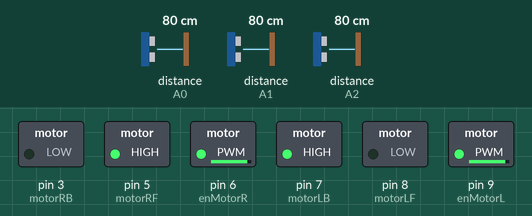
Recording of a sketch running on a simulated Arduino Uno, built with avr-gcc and run on an emulated ATmega328P. Shown: switched loads named in the sketch (green lamp = pin HIGH). The inputs (shaded band) are chosen by the test bench; at power-on: distance to the obstacle (sensors on A0, A1, A2) 80 cm.

Above: at 1.2 s.
1.3 s: distance to the obstacle (sensor on A0) set to 16 cm
2.8 s: distance to the obstacle (sensor on A0) set to 13 cm
At 3.8 s:
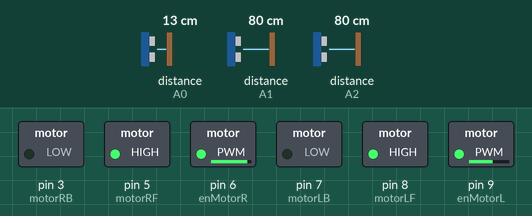
4.3 s: distance to the obstacle (sensor on A0) set to 2 cm
At 5.3 s:
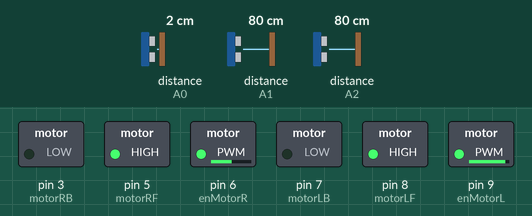
5.8 s: distance to the obstacle (sensor on A0) set to 18 cm
At 6.8 s:
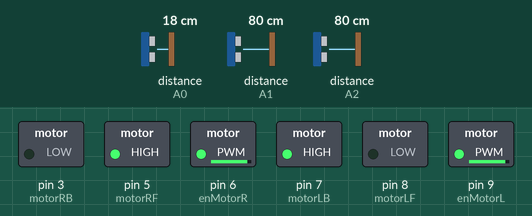
7.3 s: distance to the obstacle (sensor on A0) set to 4 cm
At 8.3 s:
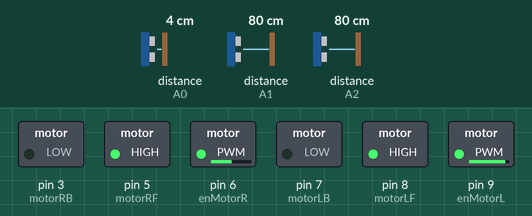
Timing chart, 0 to 9.8 s (numbered marks = the images above; inputs shaded):
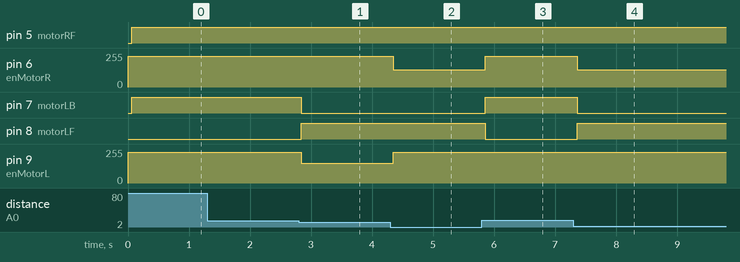

The sketch:

robussy_final_valid.ino
```cpp
//ROBUSSY (Robust Obstacle-Avoiding Bot Using Sensory Systems and Programming)
//MAZE RUNNING ROBOT W/ LEFT WALL FOLLOWING ALGORITHM

//IR SENSOR SETUP
#include <SharpIR.h>
#define model 1080 //sensor model
//input pins for each sensor
#define sensorFpin A1
#define sensorLpin A0
#define sensorRpin A2
//variables to store each sensors distance
int fDistance;
int lDistance;
int rDistance;
//new instance of the SharpIR class for each sensor
SharpIR sensorF = SharpIR(sensorFpin, model);
SharpIR sensorL = SharpIR(sensorLpin, model);
SharpIR sensorR = SharpIR(sensorRpin, model);

//MOTOR SETUP
//left motor pins
int enMotorL = 9; //left motor speed pin
int motorLF = 8; //left motor forward
int motorLB = 7; //left motor backward
//right motor pins
int enMotorR = 6; //right motor speed pin
int motorRF = 5; //right motor forward
int motorRB = 3; //right motor backward

//ADJUSTABLE VARIABLES
//sensor threshold
int thresholdLower = 8; //threshold of sensor distance input before direction needs updating, lower value
int thresholdMid = 10; //threshold of sensor distance input before direction needs updating, middle value
int thresholdUpper = 14; //threshold of sensor distance input before direction needs updating, higher value
//motor speed
int maxSpeed = 230;//used for forawrd
int rightCurveSpeed = 130;//used for curving right
int leftCurveSpeed = 150; //used for curving left
int stop = 0;

//OTHER VARIABLES
char newDir = 'S'; //robot direction control (set to STOP by default)
char currentDir; //stores current direction for comparison to new dir


void setup() {

  //set motor pins as output
  pinMode(motorLF, OUTPUT);
  pinMode(motorRF, OUTPUT);
  pinMode(motorLB, OUTPUT);
  pinMode(motorRB, OUTPUT);
  pinMode(enMotorR, OUTPUT);
  pinMode(enMotorL, OUTPUT);

  //set default speed of motors
  analogWrite(enMotorR, maxSpeed);
  analogWrite(enMotorL, maxSpeed);

  //set default state of motors
  digitalWrite(motorLF, LOW);
  digitalWrite(motorLB, LOW);
  digitalWrite(motorRF, LOW);
  digitalWrite(motorRB, LOW);
}

void loop() {

  checkSensors(); //check sensor values

  calculateAdjustment(); //calculate direction adjustement

  setDirection(); //apply adjustment

}

void checkSensors() { //checks sensor and stores distance
  fDistance = sensorF.distance();
  lDistance = sensorL.distance();
  rDistance = sensorR.distance();

}

void calculateAdjustment() { //calclates next adjustment for following left wall, all conditions are in a priortity order
  // if (fDistance < thresholdMid && lDistance < thresholdMid && rDistance < thresholdMid) {
  //    newDir = 'S';
  if (fDistance < thresholdLower) {
    newDir = 'R'; // Turn right if front is blocked
  } else if (lDistance < thresholdMid) {
    newDir = 'r'; // curve right if too close to the left wall
  } else if (lDistance > thresholdUpper) {
    newDir = 'L'; // turn left if not next to left wall
  } else if (lDistance > thresholdMid) {
    newDir = 'l'; // curve left if too far from the left wall
  } else {
    newDir = 'F'; // Move forward if no obstacles are detected
  }
}

void setDirection() {
  if (newDir == currentDir) { //prevent direction from setting if already set
    ; //do nothing
  }
  else if (newDir == 'F') { //forward
    analogWrite(enMotorR, maxSpeed); //speed right
    analogWrite(enMotorL, maxSpeed);  //speed left
    digitalWrite(motorLF, HIGH); //left forward
    digitalWrite(motorLB, LOW);
    digitalWrite(motorRF, HIGH); //right forward
    digitalWrite(motorRB, LOW);

  }
  else if (newDir == 'S') { //stop
    analogWrite(enMotorR, stop); //speed right
    analogWrite(enMotorL, stop);  //speed left
    digitalWrite(motorLF, LOW);
    digitalWrite(motorLB, LOW);
    digitalWrite(motorRF, LOW);
    digitalWrite(motorRB, LOW);

  }
  else if (newDir == 'L') { //left turn
    analogWrite(enMotorR, maxSpeed); //speed right
    analogWrite(enMotorL, maxSpeed);  //speed left
    digitalWrite(motorLF, LOW);
    digitalWrite(motorLB, HIGH); //left back
    digitalWrite(motorRF, HIGH); //right back
    digitalWrite(motorRB, LOW);

  }
  else if (newDir == 'R') { //right turn
    analogWrite(enMotorR, maxSpeed); //speed right
    analogWrite(enMotorL, maxSpeed);  //speed left
    digitalWrite(motorLF, HIGH);
    digitalWrite(motorLB, LOW);
    digitalWrite(motorRF, LOW);
    digitalWrite(motorRB, HIGH);
  }
  else if (newDir == 'r') { //right curve
    analogWrite(enMotorR, rightCurveSpeed); //speed right
    analogWrite(enMotorL, maxSpeed);  //speed left
    digitalWrite(motorLF, HIGH); //left forward
    digitalWrite(motorLB, LOW);
    digitalWrite(motorRF, HIGH); //right forward
    digitalWrite(motorRB, LOW);
  }
  else if (newDir == 'l') { //left curve
    analogWrite(enMotorR, maxSpeed); //speed right
    analogWrite(enMotorL, leftCurveSpeed);  //speed left
    digitalWrite(motorLF, HIGH); //left forward
    digitalWrite(motorLB, LOW);
    digitalWrite(motorRF, HIGH); //right forward
    digitalWrite(motorRB, LOW);
  }
  currentDir = newDir;
}
```

Measured:
- the behaviour switches between 15 and 14 cm on distance to the obstacle (sensor on A0) (found by bisection; images 0 and 1)
- after the input at 1.3 s, every drawn part: stays the same
- after the input at 2.8 s, pin 7 (motorLB): HIGH → LOW at once; pin 8 (motorLF): LOW → HIGH at once; pin 9 (enMotorL): 230/255 → 150/255 at once
- after the input at 4.3 s, pin 6 (enMotorR): 230/255 → 130/255 after 0.05 s; pin 9 (enMotorL): 150/255 → 230/255 after 0.05 s
- after the input at 5.8 s, pin 6 (enMotorR): 130/255 → 230/255 after 0.06 s; pin 7 (motorLB): LOW → HIGH after 0.06 s; pin 8 (motorLF): HIGH → LOW after 0.06 s
- after the input at 7.3 s, pin 6 (enMotorR): 230/255 → 130/255 after 0.06 s; pin 7 (motorLB): HIGH → LOW after 0.06 s; pin 8 (motorLF): LOW → HIGH after 0.06 s
